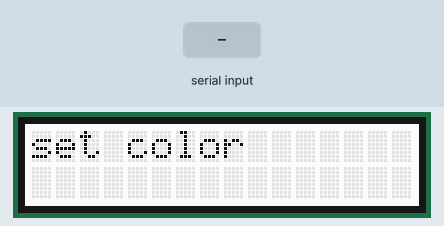
Bench run of a sketch on a simulated Arduino Uno, built with avr-gcc and run on an emulated ATmega328P. On the bench: 16×2 character LCD. Inputs (shaded band) come from the test bench. What the sketch prints to the serial monitor is not drawn.

Above: at 3.2 s.
3.3 s: "90,45\n" received over Serial
At 4.5 s:
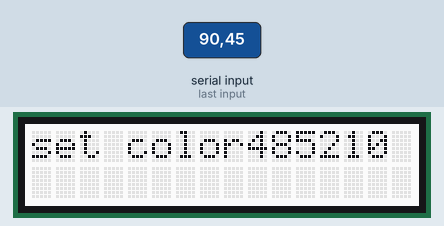
5.6 s: "30,150\n" received over Serial
At 7.3 s:
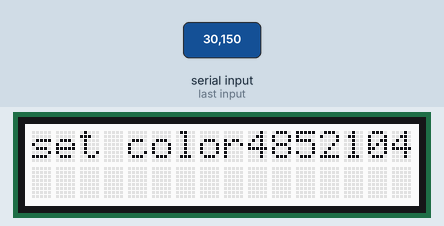
7.6 s: "30,150\n" received over Serial
At 9.1 s:
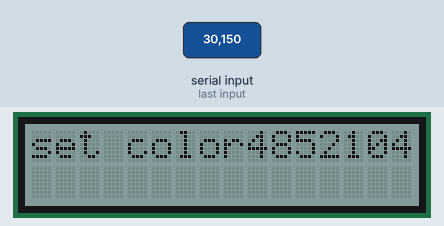
Timing chart, 0 to 10.6 s (numbered marks = the images above; inputs shaded):
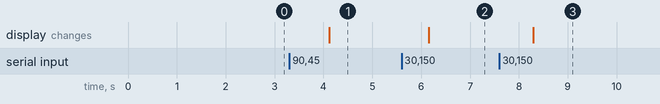

Measured:
- after the input at 3.3 s, the display: changes after 0.82 s (image 1)
- after the input at 5.6 s, the display: changes after 0.56 s (image 2)
- after the input at 7.6 s, the display: changes after 0.69 s (image 3)

The sketch:

mysetColor.ino
```cpp
// (licence header left out)
#include <Wire.h>
#include "rgb_lcd.h"

rgb_lcd lcd;

char dtaUart[15];
char dtaLen = 0;

void setup()
{
    Serial.begin(9600);
    // set up the LCD's number of columns and rows:
    lcd.begin(16, 2);
    // Print a message to the LCD.
    lcd.print("set color");
    delay(2000);
    Serial.println("mysetColor.ino RGB lcd example");
}

void loop()
{

    if(dtaLen == 11)
    {
        int r = (dtaUart[0]-'0')*100 + (dtaUart[1] - '0')*10 + (dtaUart[2] - '0');          // get r
        int g = (dtaUart[4]-'0')*100 + (dtaUart[5] - '0')*10 + (dtaUart[6] - '0');
        int b = (dtaUart[8]-'0')*100 + (dtaUart[9] - '0')*10 + (dtaUart[10] - '0');

        dtaLen = 0;

        lcd.setRGB(r, g, b);

        Serial.println("get data");

        Serial.println(r);
        Serial.println(g);
        Serial.println(b);
        Serial.println();

    }
    Serial.print("the dtaLen is ");
    Serial.println(dtaLen);
    delay(1000);
    Serial.println("here the loop");
}

void serialEvent()
{
    while(Serial.available())
    {
        dtaUart[dtaLen++] = Serial.read();
        lcd.print(Serial.read());
        Serial.println("the serial is avaialbe");
    }
    Serial.println("serial not avaiable");
}

/*********************************************************************************************************
  END FILE
*********************************************************************************************************/
```
